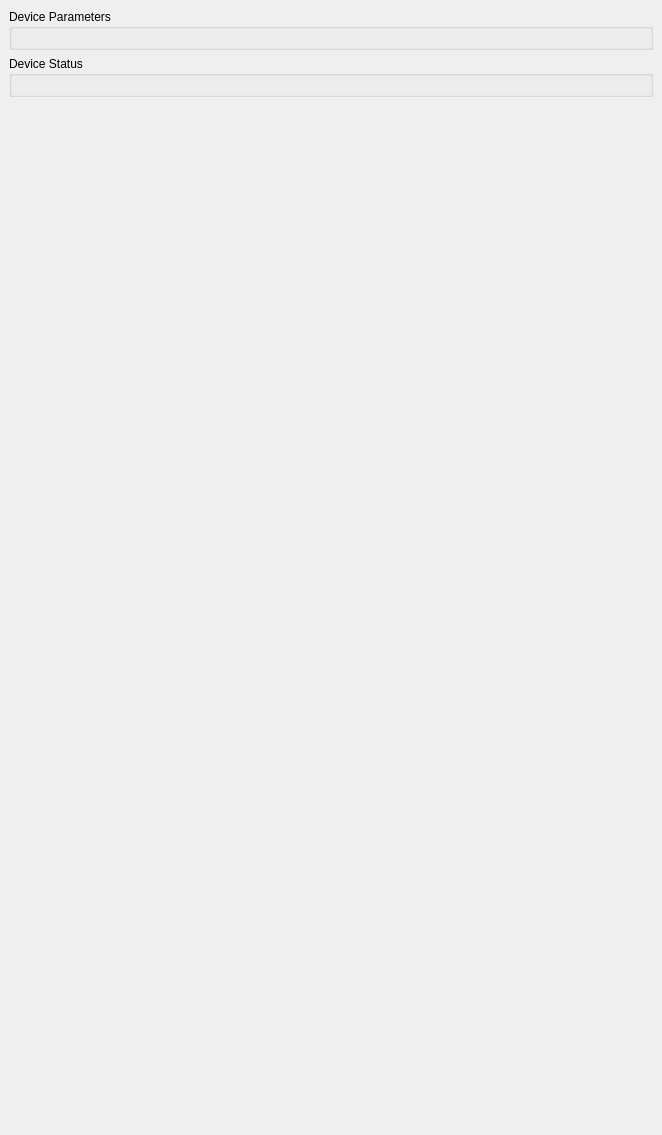
<?xml version="1.0" encoding="UTF-8"?>
<ui version="4.0">
 <class>DeveloperDockWidget</class>
 <widget class="QDockWidget" name="DeveloperDockWidget">
  <property name="geometry">
   <rect>
    <x>0</x>
    <y>0</y>
    <width>662</width>
    <height>1135</height>
   </rect>
  </property>
  <property name="allowedAreas">
   <set>Qt::LeftDockWidgetArea|Qt::RightDockWidgetArea</set>
  </property>
  <property name="windowTitle">
   <string>Developer</string>
  </property>
  <widget class="QWidget" name="dockWidgetContents">
   <layout class="QVBoxLayout" name="verticalLayout">
    <item>
     <widget class="QGroupBox" name="parameter_groupbox">
      <property name="title">
       <string>Device Parameters</string>
      </property>
      <layout class="QGridLayout" name="parameter_layout"/>
     </widget>
    </item>
    <item>
     <widget class="QGroupBox" name="status_groupbox">
      <property name="title">
       <string>Device Status</string>
      </property>
      <layout class="QGridLayout" name="status_layout"/>
     </widget>
    </item>
    <item>
     <spacer name="verticalSpacer">
      <property name="orientation">
       <enum>Qt::Vertical</enum>
      </property>
      <property name="sizeHint" stdset="0">
       <size>
        <width>20</width>
        <height>461</height>
       </size>
      </property>
     </spacer>
    </item>
   </layout>
  </widget>
 </widget>
 <resources/>
 <connections/>
</ui>
